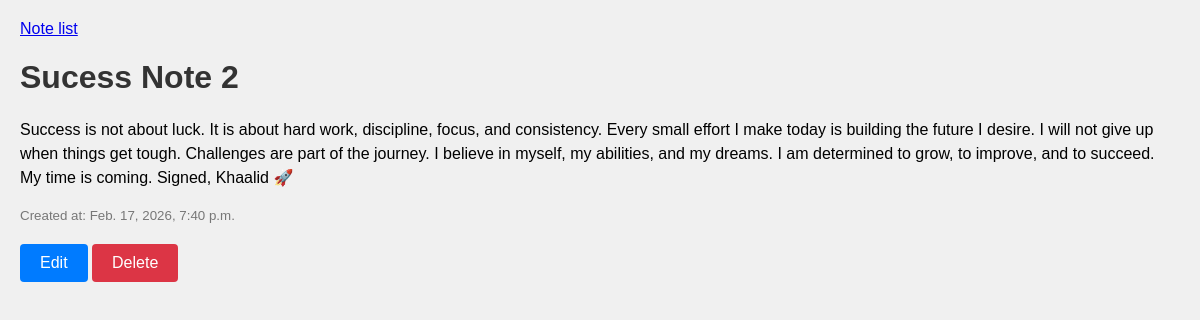
The page /note/12/ on the database its author committed.
### note_app/models.py (models this page shows, shortened)
class Note(models.Model):
    title = models.CharField(max_length=200, null=False, blank=False)
    content = models.TextField()
    created_at = models.DateTimeField(auto_now_add=True)
    updated_at = models.DateTimeField(auto_now=True)

### note_app/views.py (the view)
# urls.py: path('<int:pk>/', note_detail, name='note_detail'),
def note_detail(request, pk):
    try:
        note = Note.objects.get(pk=pk)
    except Note.DoesNotExist:
        return render(request, 'note_app/note_not_found.html')
    return render(request, 'note_app/note_detail.html', {'note': note})

### note_app/Templates/note_app/note_detail.html (shortened to what this page needs)
<!DOCTYPE html>
<html lang="en">
<head>
</head>
<body>
    <a href="{% url 'note_list' %}">Note list</a>
    <h1>{{ note.title }}</h1>
    <p>{{ note.content }}</p>
    <small>Created at: {{ note.created_at }}</small>
    <br>
    <a class="edit-button" href="{% url 'edit_note' note.id %}">Edit</a>
    <a class="delete-button" href="{% url 'delete_note' note.id %}">Delete</a>
</body>
</html>

### note_app/Templates/note_app/note_detail.html (style rules this page uses)
body { font-family: Arial, sans-serif; margin: 20px; background-color: #f0f0f0; }
h1 { color: #333; }
p { font-size: 16px; line-height: 1.5; }
small { color: #777; }
.edit-button { display: inline-block; margin-top: 20px; padding: 10px 20px; background-color: #007bff; color: white; text-decoration: none; border-radius: 4px; }
.delete-button { display: inline-block; margin-top: 20px; padding: 10px 20px; background-color: #dc3545; color: white; text-decoration: none; border-radius: 4px; }

### rows shown on the page
Note: title "Sucess Note 2", content "Success is not about luck. It is about hard work, discipline, focus, and consistency. Every small effort I make today is building the future I desire. I will not give up when things get tough. Challenges are part of the journey. I believe in myself, my abilities, and my dreams. I am determined to grow, to improve, and to succeed. My time is coming. Signed, Khaalid 🚀", created_at "Feb. 17, 2026, 7:40 p.m."
